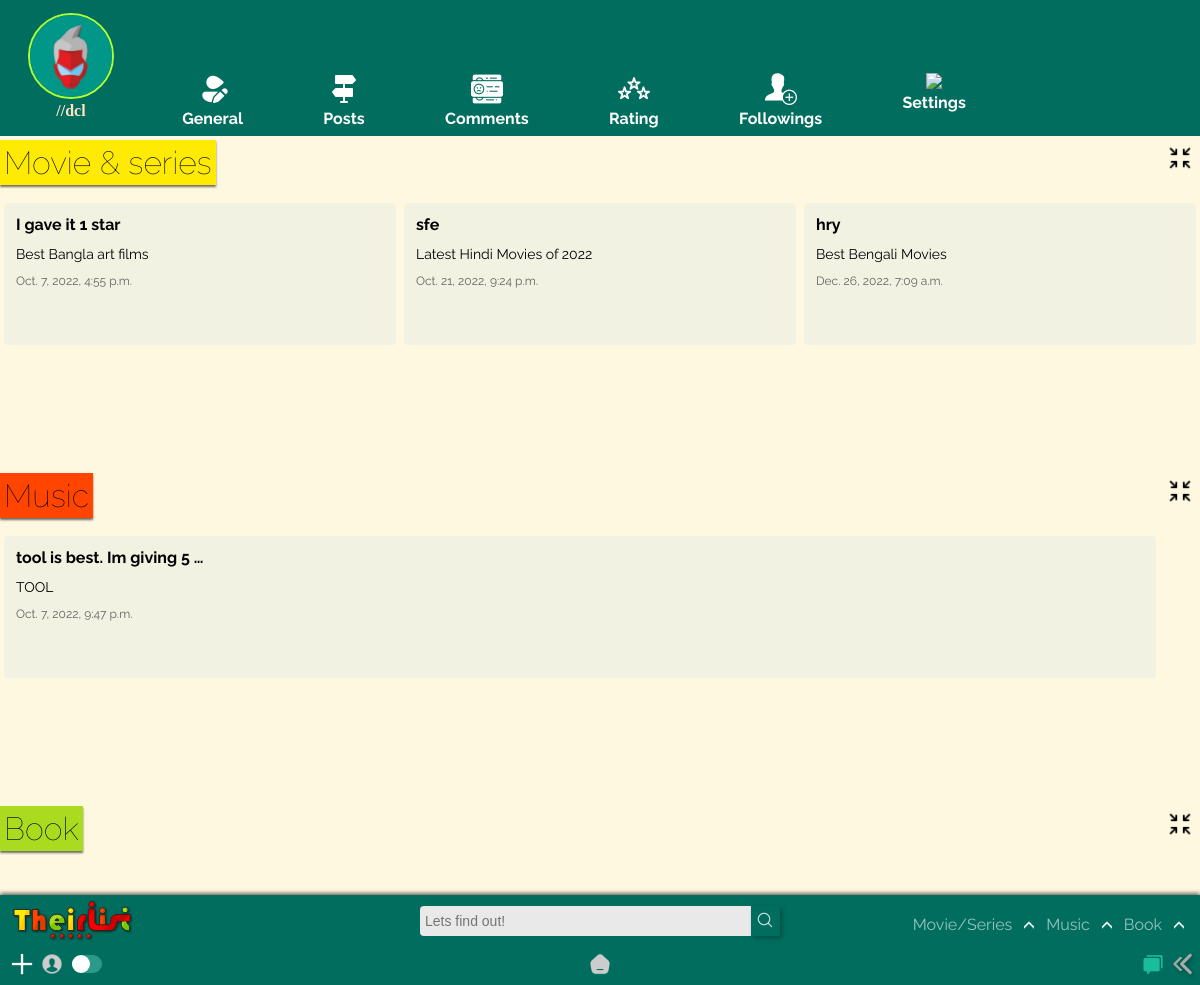
Before: /home/UserComments/ (signed in) with the older database file.
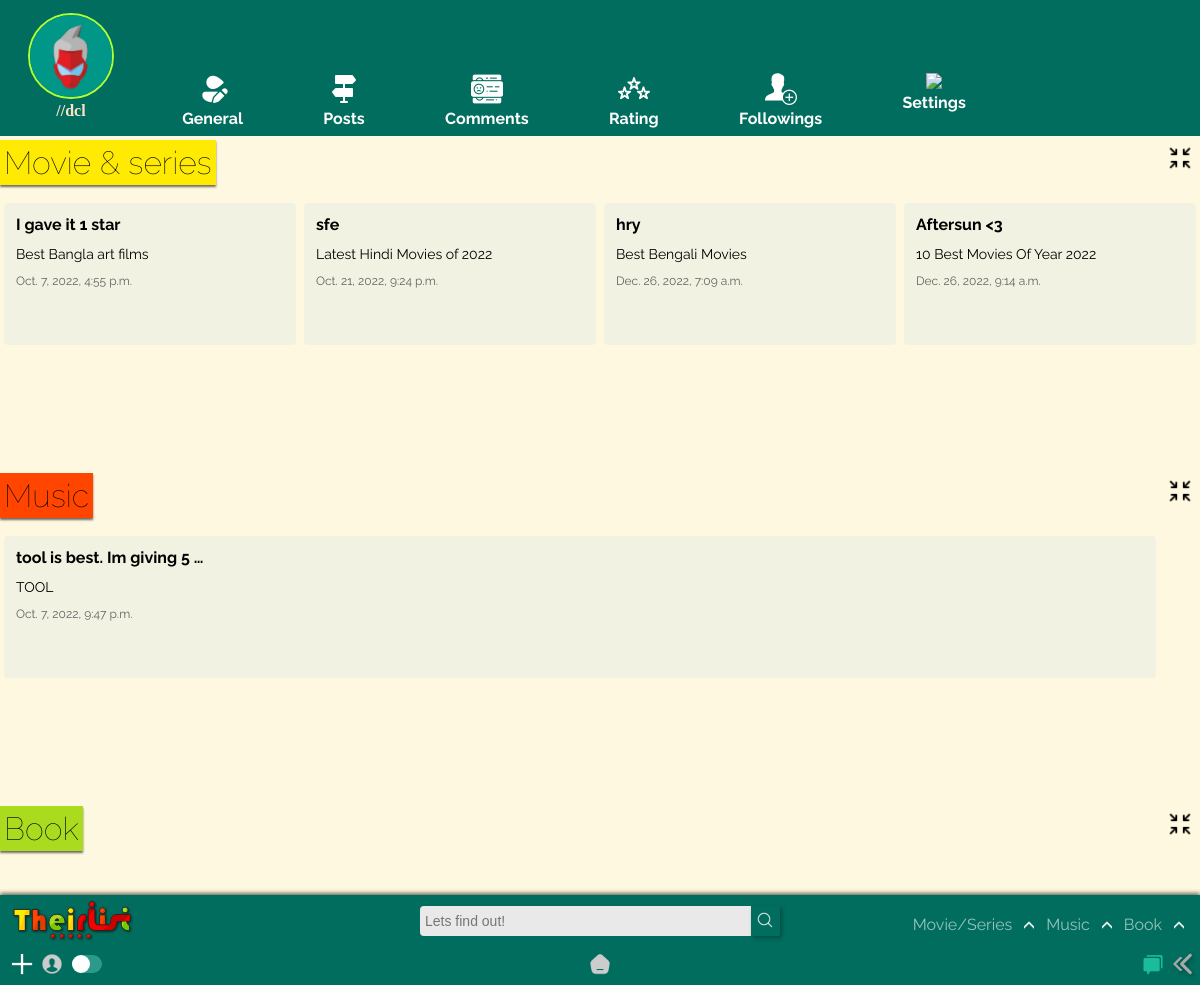
After: the same page with the newer database file.
### app/models.py (models this page shows, shortened)
class Review(models.Model):
    user = models.ForeignKey(User, models.CASCADE)
    List = models.ForeignKey(List, models.CASCADE)
    comment = models.TextField(max_length=250)
    type = models.TextField(max_length=10,default="movie")
    created_at = models.DateTimeField(auto_now_add=True)
    def __str__(self):
        return self.comment+ " | " + self.user.username

class List(models.Model):
    title = models.CharField(max_length=120)
    genre = models.ManyToManyField('Genre')
    creator = models.ForeignKey(User,on_delete=models.SET_NULL,blank=True, null=True)
    posted = models.DateTimeField(auto_now_add=True)
    content = RichTextField(null=True,default=' ')
    type = models.CharField(max_length=10,default="Movie")
    spoiler_choices = [(False, 'No'),(True, 'Yes')]
    spoiler = models.BooleanField(default=False,null=True, choices = spoiler_choices)
    slug = models.SlugField(max_length= 300,null=True, blank = True, unique=True)

class MusicReview(models.Model):
    user = models.ForeignKey(User, models.CASCADE)
    MusicList = models.ForeignKey(MusicList, models.CASCADE)
    comment = models.TextField(max_length=250)
    type = models.TextField(max_length=10,default="music")
    created_at = models.DateTimeField(auto_now_add=True)

class MusicList(models.Model):
    title = models.CharField(max_length=120)
    genre = models.ManyToManyField('MusicGenre')
    creator = models.ForeignKey(User,on_delete=models.SET_NULL,blank=True, null=True)
    posted = models.DateTimeField(auto_now_add=True)
    content = RichTextField(null=True,default=' ')
    type = models.CharField(max_length=10,default="Music")
    spoiler_choices = [(False, 'No'),(True, 'Yes')]
    spoiler = models.BooleanField(default=False,null=True, choices = spoiler_choices)
    slug = models.SlugField(max_length= 300,null=True, blank = True, unique=True)

### app/views.py (the view)
# urls.py: path('UserComments/',views.UserComments,name='UserComments'),
def UserComments(request):
    movie = Review.objects.all()
    music = MusicReview.objects.all()
    book = BookReview.objects.all()
    movmu = movie.union(music)
    all = movmu.union(book)
    print(all)
    params = {'movie' : movie, 'music' : music, 'book' : book, 'all' : all}
    return render(request, 'app/user_comments.html', params)

### templates/app/user_comments.html (shortened to what this page needs)
{% extends "app/edit_prof_base.html" %}
{% load static %}
{% block profile %}
<div class="headline headline-top" id="headlline-top"><div class="head-cont-all" ><h1 class="headline-all">Movie & series</h1></div><span class="minimize" id="topmini"><img src="{% static 'app/images/minimize.png' %}" id="miniimg" alt=""></span></div>
<div class="title-com" id="title-comment">
    {% for lola in movie %}
    {% if lola.user.username == user.username %}
    <div class="comment-block">
        <div class = "comment-body">{{lola.comment|truncatewords:6}}</div>
        <div class = "comment-post">{{lola.List.title}}</div>
        <div class = "comment-date">{{lola.created_at}}</div>
    </div>
    {% endif %}
    {% endfor %}
    </div>
    <div class="headline headline-middle" id="headline-middle"><div class="head-cont-all" ><h1 class="headline-all">Music</h1></div><span class="minimize" id="centmini"><img src="{% static 'app/images/minimize.png' %}" id="miniimg2" alt=""></span></div>
    <div class="title-com" id="title-comment">
    {% for lola in music %}
    {% if lola.user.username == user.username %}
    <div class="comment-block">
        <div class = "comment-body">{{lola.comment|truncatewords:6}}</div>
        <div class = "comment-post">{{lola.MusicList.title}}</div>
        <div class = "comment-date">{{lola.created_at}}</div>
    </div>
    {% endif %}
    {% endfor %}
    </div>
    <div class="headline headline-bottom" id="headline-bottom"><div class="head-cont-all" ><h1 class="headline-all">Book</h1></div><span class="minimize" id="bottommini"><img src="{% static 'app/images/minimize.png' %}" id="miniimg3" alt=""></span></div>
{% endblock %}

Changed rows visible on the page:
added Review: comment "Aftersun <3", List "10 Best Movies Of Year 2022", created_at "Dec. 26, 2022, 9:14 a.m."
